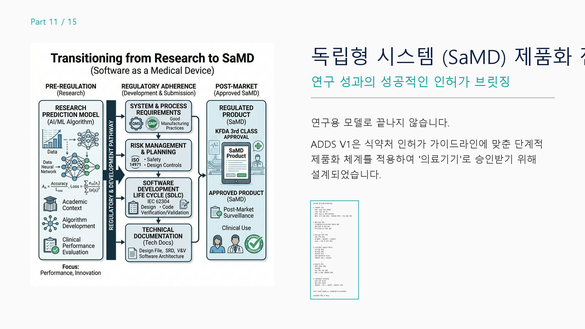
#> input picture CDS/final_pitch_slides/Slide_11_Composite.png, 585 x 329 px, shrunk from 1920 x 1080 before the run, found by its file name
$ python combine_slides_11_12_14.py
#> lines starting #> are read from the running program, lines starting #| are printed output that depends on the picture
import os
from PIL import Image

def combine_images():
    input_dir = r"f:\ADDS\CDS\final_pitch_slides"
    output_path = r"f:\ADDS\CDS\SaMD_Certification_Summary.png"

    img_files = [
        "Slide_11_Composite.png",
        "Slide_12_Composite.png",
        "Slide_14_Composite.png"
    ]

    images = []
    for f in img_files:
        path = os.path.join(input_dir, f)
        if os.path.exists(path):
            images.append(Image.open(path))
        else:
            print(f"Error: {path} not found.")
            return

    # Assume all images are the same size
    widths, heights = zip(*(i.size for i in images))
#> widths = (585, 585, 585); heights = (329, 329, 329)

    max_width = max(widths)
#> max_width = 585
    total_height = sum(heights)
#> total_height = 987

    # Add a gap between images
    gap = 20
    total_height += gap * (len(images) - 1)
#> total_height = 1027

    bg_color = (250, 250, 250)
    new_im = Image.new('RGB', (max_width, total_height), bg_color)
#> new_im: PIL image 585x1027 RGB; every value is 250

    y_offset = 0
    for im in images:
        new_im.paste(im, (0, y_offset))
        y_offset += im.size[1] + gap
#> this loop made 3 passes
#> y_offset on passes 1 to 3: 349, 698, 1047
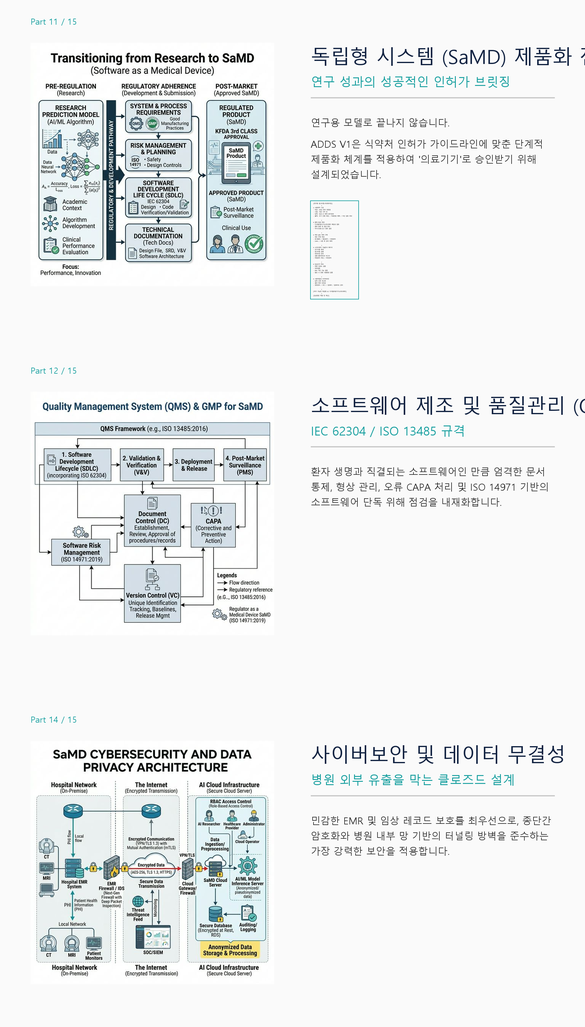
#> new_im: PIL image 585x1027 RGB; mean R, G, B 235.3, 237.7, 238.2
#> after the loop, y_offset = 1047

    new_im.save(output_path, quality=95)
    print(f"Successfully combined images and saved to {output_path}")

if __name__ == "__main__":
    combine_images()
